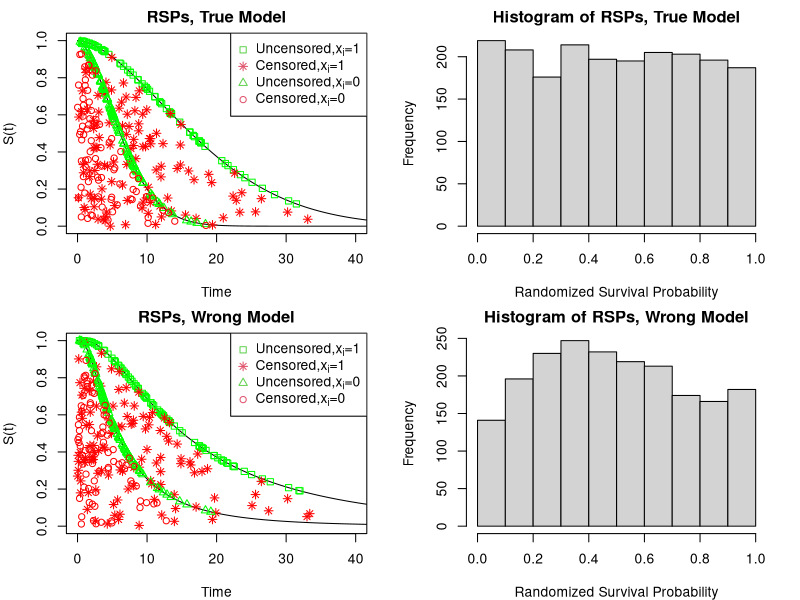
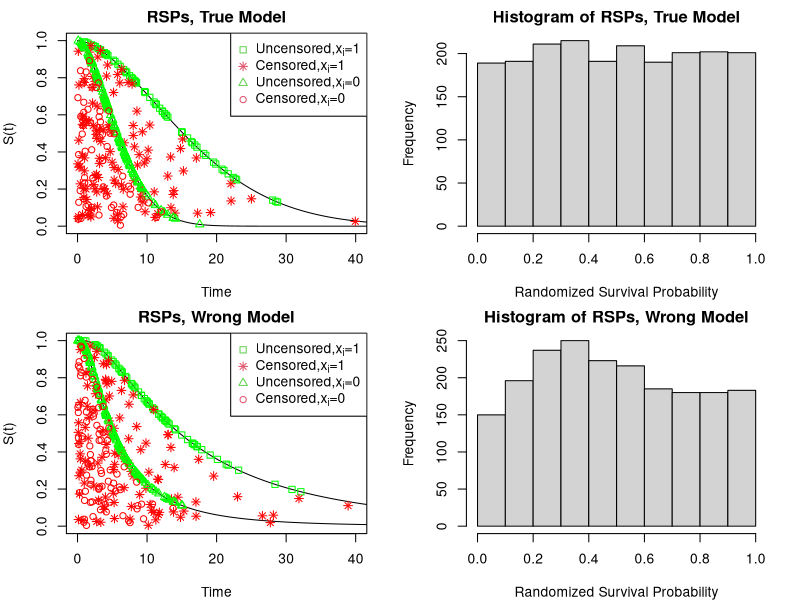
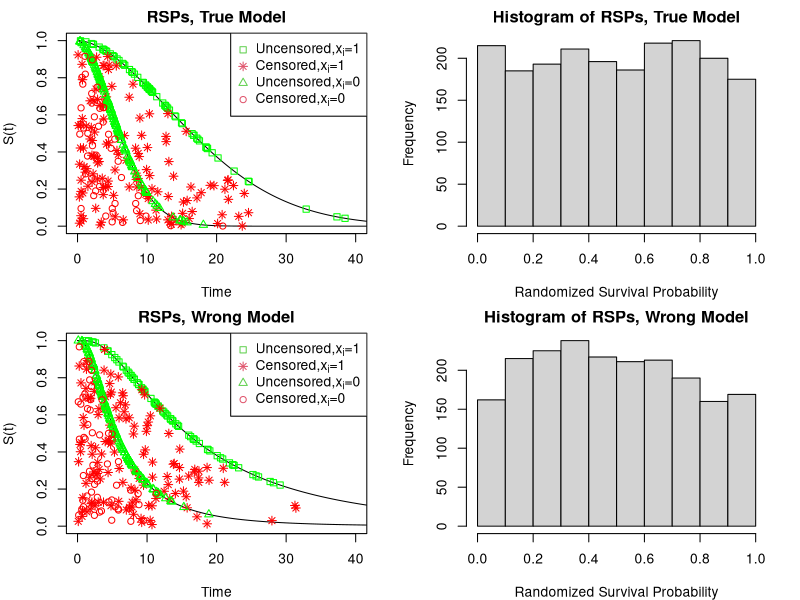
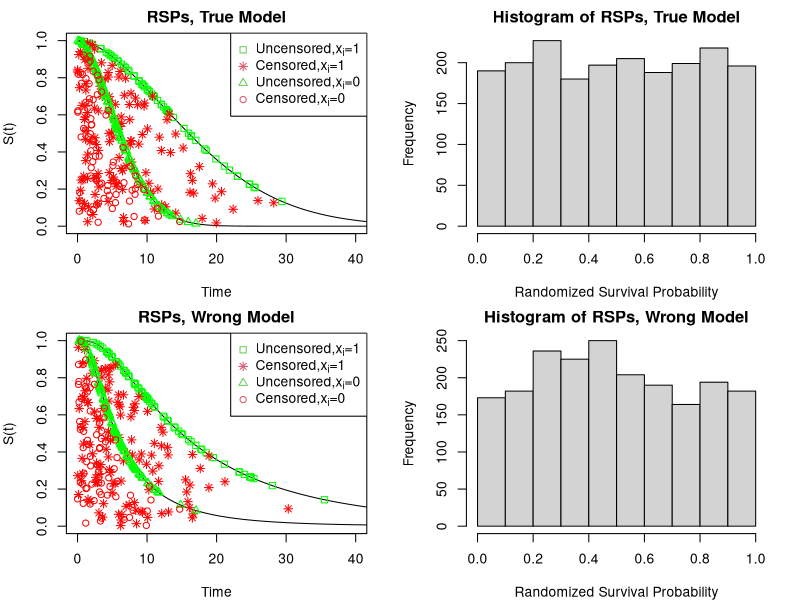
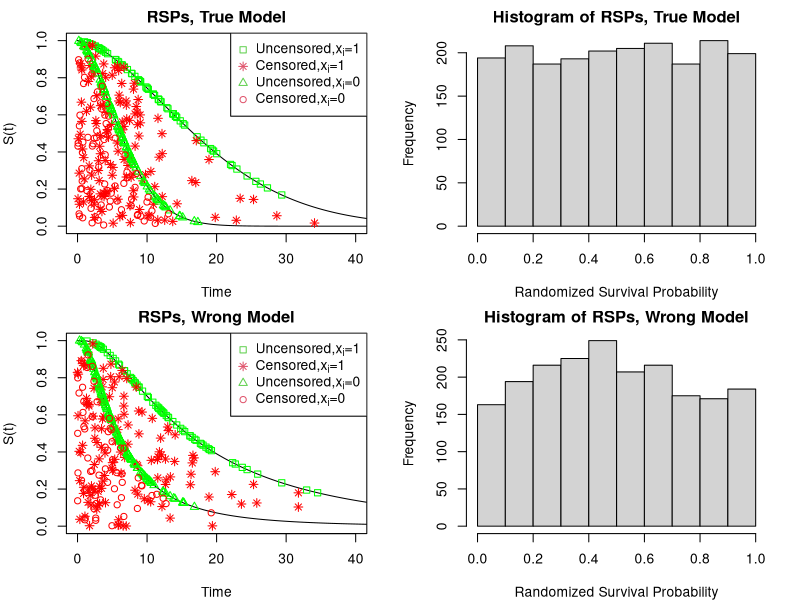
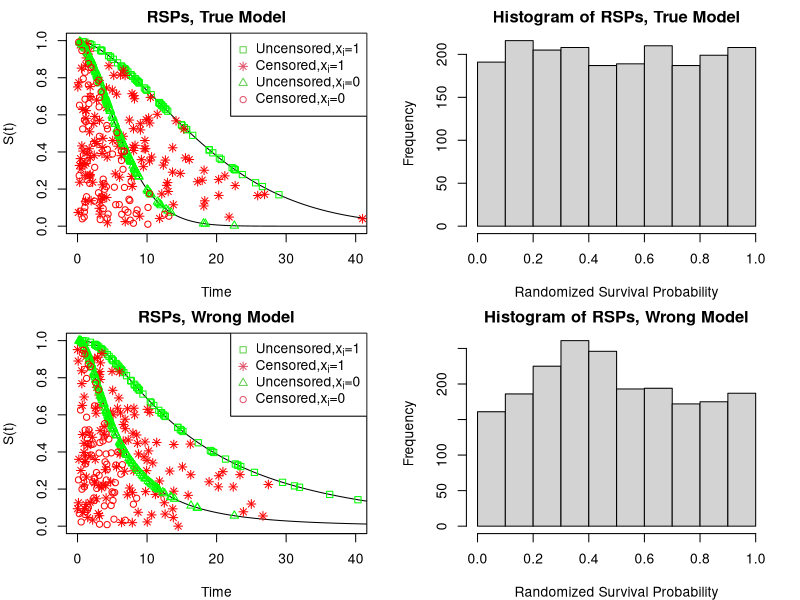
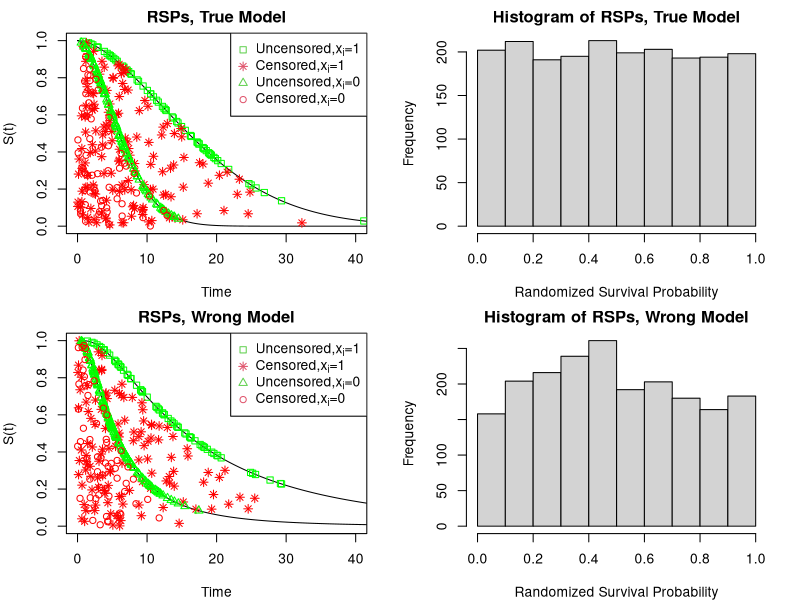
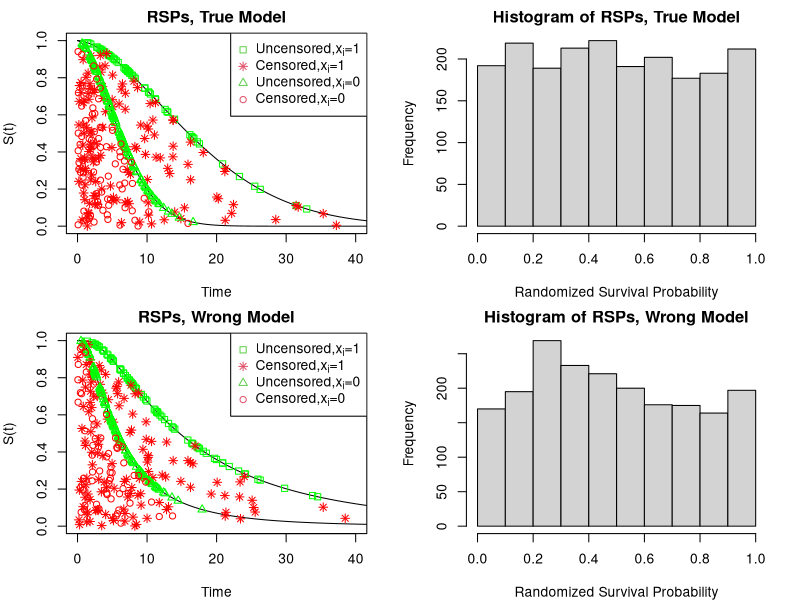

Recreate these plots in R, in order.
## ---- chunk 1
knitr::opts_chunk$set(echo = TRUE)
library("knitr")
#klippy::klippy(position = c('top', 'right'))
nrep <- 50
## ---- chunk 2
#input: survreg_fit is a survreg object
resid_survreg<-function(survreg_fit)
{
  distr<-survreg_fit$dist
  y<- survreg_fit$y
  m <- nrow (y)
  parms<- as.numeric(survreg_fit[["parms"]])
  alpha_hat<-1/survreg_fit$scale
  
  if (distr %in% c("weibull","exponential","logistic","lognormal",
                   "loglogistic","gaussian", "loggaussian","rayleigh"))
  {
    SP<-1-(psurvreg(as.data.frame(as.matrix(y))[,-2], 
                    survreg_fit[["linear.predictors"]], 
                    scale=1/alpha_hat, distribution=distr))
    haz <- dsurvreg(as.data.frame(as.matrix(y))[,-2],
                    survreg_fit[["linear.predictors"]],
                    scale=1/alpha_hat, distribution=distr)/SP
  }else if  (distr %in% "t") 
  {
    SP<-1-(psurvreg(as.data.frame(as.matrix(y))[,-2], 
                    survreg_fit[["linear.predictors"]], 
                    scale=1/alpha_hat, distribution=distr,
                    parms = parms))
    haz <- dsurvreg(as.data.frame(as.matrix(y))[,-2], 
                    survreg_fit[["linear.predictors"]],
                    scale=1/alpha_hat, distribution=distr,
                    parms = parms)/SP
  }else stop ("The distribution is not supported")
  censored <- which(as.data.frame(as.matrix(y))[,-1]==0)
  n.censored <- length(censored)
  # Z-residuals
  RSP <- SP
  RSP[censored] <- RSP[censored]*runif(n.censored)
  zresid <- -qnorm(RSP)
  
  # Unmodified CS residual
  ucs<- -log(SP)
  # Modified CS residual
  MSP<- SP
  MSP[censored] <- SP[censored]/exp(1)
  mcs <- -log(MSP)
  nmsp <- -qnorm (MSP)
  #Martingale Residual
  martg<- as.data.frame(as.matrix(survreg_fit$y))[,-1]- ucs
  #Deviance Residual
  dev<- sign(martg)* sqrt((-2)*(martg+as.data.frame(as.matrix(survreg_fit$y))[,-1]*
                            log(as.data.frame(as.matrix(survreg_fit$y))[,-1]-martg)))
  zresid.sw.pvalue<-shapiro.test(zresid)$p.value
  #hazard function
  haz_fn<- haz
  
  list(RSP=RSP,zresid=zresid,zresid.sw.pvalue=zresid.sw.pvalue,
       ucs=ucs, mcs=mcs,martg=martg, dev=dev, nmsp=nmsp,haz_fn=haz_fn)
}
# outputs:
## RSP --- Randomized Survival Probabilities
## zresid --- Normalized RSP 
## zresid.sw.pvalue --- GOF test p-values by applying SW test to Z-residuals
## ucs --- unmodified CS residuals
## mcs --- modified CS residuals
## nmsp --- normalized modified SP
## martg --- Martingale residuals
## dev --- Deviance residuals
## haz_fn --- hazard function of cs residuals


#input: coxfit_fit is a coxph object
resid_coxph<-function(coxfit_fit)
{
  y<- coxfit_fit$y
  m <- nrow (y)
  mre <- resid(coxfit_fit, type="martingale")
  dre <- resid(coxfit_fit, type="deviance")
  #Unmodified Cox-Snell residual
  ucs <- as.data.frame(as.matrix(y))[,-1] - mre
  #Survival Function
  SP<- exp(-ucs)
  censored <- which(as.data.frame(as.matrix(y))[,-1]==0)
  n.censored <- length(censored)
  #NMSP residual (normal-transformed modified survival prob)
  MSP<- SP
  MSP[censored] <- SP[censored]/exp(1)
  mcs <- -log(MSP)
  nmsp<- -qnorm(MSP)
  #Z-residuals 
  RSP <- SP
  RSP[censored] <- RSP[censored]*runif(n.censored)
  zresid <- -qnorm(RSP)
  zresid.sw.pvalue<-shapiro.test(zresid)$p.value
  list(zresid=zresid,RSP=RSP,zresid.sw.pvalue=zresid.sw.pvalue,
       ucs=ucs,mcs=mcs,nmsp=nmsp)
}
# outputs:
## RSP --- Randomized Survival Probabilities
## zresid --- Normalized RSP 
## zresid.sw.pvalue --- GOF test p-values by applying SW test to Z-residuals
## ucs --- unmodified CS residuals
## mcs --- modified CS residuals
## nmsp --- normalized modified SP
## martg --- Martingale residuals
## dev --- Deviance residuals
## haz_fn --- hazard function of cs residuals

## ---- chunk 3
#simulated data:t from weibull distrbution,c from exponentail distrbutions
set.seed(1) 
rexp2 <- function(n, rate){ if (rate==0) rep(Inf,n) else rexp(n=n, rate = rate)}
simulated_data<- function(n,beta0 , beta1 , alpha, mean.censor)
{   
  x <- rbinom(n, size = 1, p = 0.5)
  t0<- rexp2(n, rate= 1/mean.censor)
  survreg_sim_data <- rsurvreg( n, mean = beta0 + beta1 * x,
                                scale=1/alpha, distribution='weibull')
  t <- pmin(survreg_sim_data, t0)
  d <- as.numeric(t0>= survreg_sim_data )
  data_form<- data.frame(survreg_sim_data,t0,t,d,x) 
  out_r<-list(data_form=data_form, alpha=alpha, beta0=beta0, beta1=beta1)
  return (out_r) 
}
## ---- chunk 4
library("foreach")
library("survival")

n<-2000
beta0<-2
beta1<-1
alpha<-1.7
mean.censor<-14

#nrep is preset to a number
foreach (j = 1:nrep) %do%
{
   # simulating a dataset
   out_r<- simulated_data(n=n,beta0=beta0,beta1=beta1,
                          alpha=alpha, mean.censor=mean.censor)
   simulated_data_random<-out_r$data_form
   
   #checking censoring rate
   table(simulated_data_random$d)
   
   #fit AFT model
   survreg_fit_t <- survreg(Surv(out_r[[1]]$t, 
                                 out_r[[1]]$d) ~ out_r[[1]]$x,dist="weibull")
   survreg_fit_w <- survreg(Surv(out_r[[1]]$t, 
                                 out_r[[1]]$d) ~ out_r[[1]]$x,dist="lognormal")

   # compute residuals 
   true_model <- resid_survreg(survreg_fit_t)
   wrong_model<- resid_survreg(survreg_fit_w)

   rsp.t <- true_model$RSP
   zresid.t<- true_model$zresid
   rsp.w <- wrong_model$RSP 
   zresid.w<- wrong_model$zresid

   t<-seq(0, 50, length=n)
   gp1<- which(out_r[[1]]$x==1&out_r[[1]]$d==1)
   gp2<- which(out_r[[1]]$x==1&out_r[[1]]$d==0)
   gp3<- which(out_r[[1]]$x==0&out_r[[1]]$d==1)
   gp4<- which(out_r[[1]]$x==0&out_r[[1]]$d==0)

   s1.t<-1-(psurvreg(t, mean=sum(survreg_fit_t$coefficients),
                     scale=survreg_fit_t$scale, distribution="weibull"))
   s0.t<-1-(psurvreg(t, mean=survreg_fit_t$coefficients[[1]],
                     scale=survreg_fit_t$scale, distribution="weibull"))

   s1.w<-1-(psurvreg(t, mean=sum(survreg_fit_w$coefficients),
                     scale=survreg_fit_w$scale, distribution="lognormal"))
   s0.w<-1-(psurvreg(t, mean=survreg_fit_w$coefficients[[1]], 
                     scale=survreg_fit_w$scale, distribution="lognormal"))
   
   par(mfrow = c(2,2),mar=c(4,4,2,2))
   
   #The plot of true model
   plot(t, s1.t,type="l", ylab="S(t)",xlab="Time",
        main="RSPs, True Model",ylim=c(0,1.0),xlim=c(0,40))
   lines(t, s0.t)
   ## choose a random sample of observations for display
   sp <- sample(1:n,400)
   s.gp1 <- gp1[which(gp1 %in% sp)]
   s.gp2 <- gp2[which(gp2 %in% sp)]
   s.gp3 <- gp3[which(gp3 %in% sp)]
   s.gp4 <- gp4[which(gp4 %in% sp)]

   points(out_r[[1]]$t[s.gp1], rsp.t[s.gp1],col="green",pch=0)
   points(out_r[[1]]$t[s.gp2],rsp.t[s.gp2],col="red",pch=8)
   points(out_r[[1]]$t[s.gp3],rsp.t[s.gp3],pch=2,col="green")
   points(out_r[[1]]$t[s.gp4],rsp.t[s.gp4],pch=1,col="red")
   legend ("topright", 
           legend = c(expression('Uncensored,x'['i']*"=1"),
                      expression('Censored,x'['i']*'=1'),
                      expression('Uncensored,x'['i']*'=0'),
                      expression('Censored,x'['i']*'=0')),
           pch=c(0,8,2,1), col = c(3,2,3,2))
   hist(rsp.t,xlab="Randomized Survival Probability",main="Histogram of RSPs, True Model")
   
   #The plot of wrong model
   plot(t, s1.w,type="l",ylab="S(t)",xlab="Time",main="RSPs, Wrong Model",
        ylim=c(0,1.0),xlim=c(0,40))
   lines(t, s0.w)
   
   sp <- sample(1:n,400)
   s.gp1 <- gp1[which(gp1 %in% sp)]
   s.gp2 <- gp2[which(gp2 %in% sp)]
   s.gp3 <- gp3[which(gp3 %in% sp)]
   s.gp4 <- gp4[which(gp4 %in% sp)]

   points(out_r[[1]]$t[s.gp1],rsp.w[s.gp1],col="green",pch=0)
   points(out_r[[1]]$t[s.gp2],rsp.w[s.gp2],col="red",pch=8)
   points(out_r[[1]]$t[s.gp3],rsp.w[s.gp3],pch=2,col="green")
   points(out_r[[1]]$t[s.gp4],rsp.w[s.gp4],pch=1,col="red")

   legend ("topright", legend = c(expression('Uncensored,x'['i']*"=1"),
                                  expression('Censored,x'['i']*'=1'),
                                  expression('Uncensored,x'['i']*'=0'),
                                  expression('Censored,x'['i']*'=0')),
           pch=c(0,8,2,1), col = c(3,2,3,2)
          )
   hist(rsp.w,xlab="Randomized Survival Probability",
        main="Histogram of RSPs, Wrong Model")
}
## ---- chunk 5
#simulated data:t from weibull distrbution,c from exponentail distrbutions
set.seed(1) 
rexp2 <- function(n, rate){ if (rate==0) rep(Inf,n) else rexp(n=n, rate = rate)}
simulated_data<- function(n,beta0 , beta1 , alpha, mean.censor)
{   
  x <- rbinom(n, size = 1, p = 0.5)
  t0<- rexp2(n, rate= 1/mean.censor)
  survreg_sim_data <- rsurvreg( n, mean = beta0 + beta1 * x,
                                scale=1/alpha, distribution='weibull')
  t <- pmin(survreg_sim_data, t0)
  d <- as.numeric(t0>= survreg_sim_data )
  data_form<- data.frame(survreg_sim_data,t0,t,d,x) 
  out_r<-list(data_form=data_form, alpha=alpha, beta0=beta0, beta1=beta1)
  return (out_r) 
}
## ---- chunk 6
library("foreach")
library("survival")


n<- 800
beta0<-2
beta1<-1
alpha<-2
mean.censor<-14.6

#nrep is preset to a number
foreach (j = 1:nrep) %do%
{
    # simulating a dataset
    out_r<- simulated_data(n=n,beta0=beta0,beta1=beta1,
                           alpha=alpha, mean.censor=mean.censor)
    simulated_data_random<-out_r$data_form
    #checking censoring rate
    table(simulated_data_random$d)
    
    #fit AFT model 
    true_model <- survreg(Surv(out_r[[1]]$t, out_r[[1]]$d) ~ out_r[[1]]$x,dist="weibull")
    wrong_model <- survreg(Surv(out_r[[1]]$t, out_r[[1]]$d) ~ out_r[[1]]$x,dist="lognormal")
    zresid.t<-resid_survreg(true_model)
    zresid.w<-resid_survreg(wrong_model)
    
    #the cumulative hazard function estimated by Kaplan-Meier method of CS residuals
    km.ucs.t <- survfit(Surv(zresid.t$ucs, out_r[[1]]$d)~1,type='fleming')
    id.ucs.t<-order(zresid.t$ucs)
    km.ucs.w <- survfit(Surv(zresid.w$ucs, out_r[[1]]$d)~1,type='fleming')
    id.ucs.w<-order(zresid.w$ucs)
    #The plot of true model
    par(mfrow = c(2,3),mar=c(4,4,2,2))     
    resid.lim <- c(-1,1) * max(range(abs(zresid.t$zresid),abs(zresid.w$zresid)),5)     
    cs.lim <- c(0,max(6,range(km.ucs.t$cumhaz,km.ucs.w$cumhaz)))
    
    plot(zresid.t$zresid,ylab="Z-residuals",col=out_r[[1]]$d+2,pch=out_r[[1]]$d+1,
         ylim=resid.lim, main="True Model, Z-residuals  plot") 
    legend ("topleft", pch = c(2,1), legend = c("Uncensored", "Censored"),
            col = c(3,2), cex=1)
    
    qqnorm(zresid.t$zresid,xlab="Theoretical Quantiles", ylab="Sample Quantiles",
           main= paste0("True Model, QQ plot, SW p-value=", 
                       sprintf("%4.3f",zresid.t$zresid.sw.pvalue)), 
           xlim=resid.lim, ylim = resid.lim)
    abline(a=0, b=1)
    
    
    plot(km.ucs.t, fun="cumhaz", xlab="Unmodified Cox-Snell Residuals",
         ylab="Cumulative Hazard Function", 
         main="True Model, Cum. Hazard of CS Residuals",
         xlim=c(0,6), ylim = c(0,6))
    abline(a=0, b=1, col="blue", lty=2)
    
    points(km.ucs.t$time, -log(km.ucs.t$surv), col =out_r[[1]]$d[id.ucs.t]+2,
           pch=out_r[[1]]$d[id.ucs.t]+1)
    legend ("topleft", pch = c(2,1), legend = c("Uncensored", "Censored"),
            col = c(3,2), cex=1)
    

    #The plot of wrong model
    
    plot(zresid.w$zresid,ylab="Z-residuals",col=out_r[[1]]$d+2,pch=out_r[[1]]$d+1,
         ylim=resid.lim, main="Wrong Model, Z-residuals plot") 
    legend ("topleft", pch = c(2,1), legend = c("Uncensored", "Censored"),col = c(3,2), cex=1)
    
    qqnorm(zresid.w$zresid,xlab="Theoretical Quantiles", ylab="Sample Quantiles",
           main=paste0("Wrong Model, QQ plot, SW p-value=",
                       sprintf("%4.3f",zresid.w$zresid.sw.pvalue)), 
           xlim=resid.lim, ylim = resid.lim)
    abline(a=0,b=1)
    

    plot(km.ucs.w, fun="cumhaz", xlab=("Unmodified Cox-Snell Residuals"),
         ylab=("Cumulative Hazard Function"),
         main="Wrong Model, Cum. Hazard of CS Residuals",  
         xlim=c(0,6), ylim = c(0,6))
    abline(a=0, b=1, col="blue", lty=2)
    
    points(km.ucs.w$time, -log(km.ucs.w$surv), col =out_r[[1]]$d[id.ucs.w]+2,
           pch=out_r[[1]]$d[id.ucs.w]+1)
    legend ("topleft", pch = c(2,1), legend = c("Uncensored", "Censored"),col = c(3,2), cex=1)
}
## ---- chunk 7
#simulated data:t from weibull distrbution,c from exponentail distrbutions
set.seed(1) 
rexp2 <- function(n, rate){ if (rate==0) rep(Inf,n) else rexp(n=n, rate = rate)}
simulated_data<- function(n, beta0, beta1, alpha, mean.censor)
{
  x <- runif(n,0,(3*pi)/2)
  fx <-  sin(2*x)
  t0<- rexp2(n,rate= 1/mean.censor)
  #gamma is shape
  survreg_sim_data <- rsurvreg( n, mean = beta0 + beta1 * fx,
                                scale=1/alpha, distribution='weibull')
  t <- pmin(survreg_sim_data, t0)
  d <- as.numeric(t0>= survreg_sim_data )
  data_form<- data.frame(survreg_sim_data,t0,t,d,x, fx) 
  out_r<-list(data_form=data_form, alpha=alpha, beta0=beta0, beta1=beta1)
  return (out_r) 
}
## ---- chunk 8
library("foreach")
library("survival")

n<-800
beta0<-2
beta1<-2
alpha<-1.8
mean.censor<-16

#nrep is preset to a number

foreach (j = 1:nrep) %do%
{
    # simulating a dataset
    out_r<- simulated_data(n=n,beta0=beta0,beta1=beta1,
                           alpha=alpha,mean.censor=mean.censor)
    simulated_data_random<-out_r$data_form
    #checking censoring rate
    table(simulated_data_random$d)
    #fit AFT model 
    true_model <- survreg(Surv(out_r[[1]]$t , out_r[[1]]$d) ~ out_r[[1]]$fx,dist="weibull")
    wrong_model <- survreg(Surv(out_r[[1]]$t , out_r[[1]]$d) ~ out_r[[1]]$x,dist="weibull")
    zresid.t<-resid_survreg(true_model)
    zresid.w<-resid_survreg(wrong_model)
    #the cumulative hazard function estimated by Kaplan-Meier method of CS residuals
    km.ucs.t <- survfit(Surv(zresid.t$ucs, out_r[[1]]$d)~1,type='fleming')
    id.ucs.t<-order(zresid.t$ucs)
    km.ucs.w <- survfit(Surv(zresid.w$ucs, out_r[[1]]$d)~1,type='fleming')
    id.ucs.w<-order(zresid.w$ucs)
    
    par(mfrow = c(2,3),mar=c(4,4,2,2))     
    resid.lim <- c(-1,1) * max(range(abs(zresid.t$zresid),abs(zresid.w$zresid)),5)     
    cs.lim <- c(0,max(6,range(km.ucs.t$cumhaz,km.ucs.w$cumhaz)))
    #The plot of true model
    plot(simulated_data_random$x,zresid.t$zresid,xlab="X",ylab="NRSP",col=out_r[[1]]$d+2,
         pch=out_r[[1]]$d+1,main="True Model, Z-residuals plot",ylim=resid.lim) 
    legend ("topleft", pch = c(2,1), legend = c("Uncensored", "Censored"),col = c(3,2), cex=1)
    
    qqnorm(zresid.t$zresid,xlab="Theoretical Quantiles", ylab="Sample Quantiles",
           main=paste0("True Model, QQ plot, SW p-value=", 
                       sprintf("%4.3f",zresid.t$zresid.sw.pvalue)), 
           xlim=resid.lim, ylim = resid.lim);abline(a=0,b=1)
    
    plot(km.ucs.t, fun="cumhaz", xlab="Unmodified Cox-Snell Residuals",
         ylab="Cumulative Hazard Function",
         main="True Model, Cum. Hazard of CS Residuals",
         xlim=c(0,6), ylim = c(0,6))
    abline(0, 1, col="blue", lty=2)
    points(km.ucs.t$time, -log(km.ucs.t$surv), col =out_r[[1]]$d[id.ucs.t]+2,
           pch=out_r[[1]]$d[id.ucs.t]+1)
    legend ("topleft", pch = c(2,1), legend = c("Uncensored", "Censored"),col = c(3,2), cex=1)
    
    #The plot of wrong model
    plot(simulated_data_random$x,zresid.w$zresid,xlab="X",ylab="NRSP",col=out_r[[1]]$d+2,
         pch=out_r[[1]]$d+1,main="Wrong Model, Z-residuals plot",ylim=resid.lim)  
    legend ("topleft", pch = c(2,1), legend = c("Uncensored", "Censored"),col = c(3,2), cex=1)
    
    qqnorm(zresid.w$zresid,xlab="Theoretical Quantiles", ylab="Sample Quantiles",
           main=paste0("Wrong Model, QQ plot, SW p-value=", 
                       sprintf("%4.3f",zresid.w$zresid.sw.pvalue)), 
           xlim=resid.lim, ylim = resid.lim);abline(a=0,b=1)
    
    plot(km.ucs.w, fun="cumhaz", xlab=("Unmodified Cox-Snell Residuals"),
         ylab=("Cumulative Hazard Function"),
         main="Wrong Model, Cum. Hazard of CS Residuals", 
         xlim=c(0,6), ylim = c(0,6))
    abline(0, 1, col="blue", lty=2)
    points(km.ucs.w$time, -log(km.ucs.w$surv), col =out_r[[1]]$d[id.ucs.w]+2,
           pch=out_r[[1]]$d[id.ucs.w]+1)
    legend ("topleft", pch = c(2,1), legend = c("Uncensored", "Censored"),col = c(3,2), cex=1)
}

## ---- chunk 9
library(survival)
real.data <- read.csv("real_data.csv")
real.data$grade <- as.factor(real.data$grade)

#fit three AFT models 
fit_weibull     <- survreg(Surv(real.data$time , real.data$status)~.,
                           data=real.data[,-c(1:3)],dist="weibull")
fit_lognormal   <- survreg(Surv(real.data$time , real.data$status)~.,
                           data=real.data[,-c(1:3)],dist="lognormal")
fit_loglogistic <- survreg(Surv(real.data$time , real.data$status) ~.,
                           data=real.data[,-c(1:3)],dist="loglogistic")

## ---- chunk 10
library("foreach")
#nrep is preset for controlling the number of replications of Z-residuals
foreach (j = 1:nrep) %do%
{
  #compute residuals (including Z-residuals)
  resid.wb<-resid_survreg(fit_weibull)
  resid.ln<-resid_survreg(fit_lognormal)
  resid.ll<-resid_survreg(fit_loglogistic)
  
  #the cumulative hazard function estimated by Kaplan-Meier method of CS residuals
  km.wb <- survfit(Surv(resid.wb$ucs, real.data$status)~1,type='fleming')
  id.wb<-order(resid.wb$ucs)
  km.ln <- survfit(Surv(resid.ln$ucs, real.data$status)~1,type='fleming')
  id.ln<-order(resid.ln$ucs)
  km.ll <- survfit(Surv(resid.ll$ucs, real.data$status)~1,type='fleming')
  id.ll<-order(resid.ll$ucs)
  
  par(mfrow = c(3,3),mar=c(4,4,2,2))
  
  #The plot of Weibull model
  plot(resid.wb$zresid,xlab="Index", ylab="Z-residuals",main="Weibull,Z-residuals plot", 
       col=real.data$status+2, pch=real.data$status+1,ylim=c(-5,5))
  legend ("topleft", pch = c(2,1), legend = c("Uncensored", "Censored"),
          col = c(3,2), cex=1)
  
  qqnorm(resid.wb$zresid,xlab="Theoretical Quantiles",ylab="Sample Quantiles", 
         main=paste0("Weibull, QQ plot, SW p-value=", 
                     sprintf("%4.3f", resid.wb$zresid.sw.pvalue)), 
         xlim=c(-5,5), ylim = c(-5,5))
  abline(a=0,b=1)

  
  plot(km.wb, fun="cumhaz", xlab="Cox-Snell Residuals",
       ylab="Cumulative Hazard Function",
       main="Weibull, Cum. Hazard of CS Residuals",
       ylim= c(0,4),xlim=c(0,4))  
  abline(0, 1, col="blue", lty=2)
  points(km.wb$time,-log(km.wb$surv), col=real.data$status[id.wb]+2,
         pch=real.data$status[id.wb]+1 )
  legend ("topleft", pch = c(2,1), legend = c("Uncensored", "Censored"),
          col = c(3,2), cex=1)
  
  #The plot of Log-normal model
  plot(resid.ln$zresid,xlab="Index",ylab="Z-residuals",main="Log-normal,Z-residuals plot",
       col=real.data$status+2, pch=real.data$status+1,ylim=c(-5,5))
  legend ("topleft", pch = c(2,1), legend = c("Uncensored", "Censored"),
          col = c(3,2), cex=1)
  
  qqnorm(resid.ln$zresid,xlab="Theoretical Quantiles", ylab="Sample Quantiles",
         main=paste0("Log-normal, QQ plot, SW p-value=", 
                     sprintf("%4.3f", resid.ln$zresid.sw.pvalue)), 
         xlim=c(-5,5), ylim = c(-5,5))
  abline(a=0,b=1)

  
  plot(km.ln, fun="cumhaz", xlab=("Cox-Snell Residuals"),
       ylab=("Cumulative Hazard Function"),
       main="Log-normal, Cum. Hazard of CS Residuals",
       ylim= c(0,4),xlim=c(0,4))  
  abline(0, 1, col="blue", lty=2)
  points(km.ln$time, -log(km.ln$surv),col=real.data$status[id.ln]+2,
         pch=real.data$status[id.ln]+1 )
  legend ("topleft", pch = c(2,1), legend = c("Uncensored", "Censored"),
          col = c(3,2), cex=1)
  
  
  #The plot of Log-logistic model
  plot(resid.ll$zresid,xlab="Index",ylab="Z-residuals",main="Log-logistic,Z-residuals plot",
       col=real.data$status+2, pch=real.data$status+1,ylim=c(-5,5))
  legend ("topleft", pch = c(2,1), legend = c("Uncensored", "Censored"),
          col = c(3,2), cex=1)
  
  qqnorm(resid.ll$zresid,xlab="Theoretical Quantiles", ylab="Sample Quantiles",
         main=paste0("Log-logistic, QQ plot, SW p-value=", 
                     sprintf("%4.3f", resid.ll$zresid.sw.pvalue)), 
         xlim=c(-5,5), ylim = c(-5,5))
  abline(a=0,b=1)
  
  plot(km.ll, fun="cumhaz", xlab=("Cox-Snell Residuals"), 
       ylab=("Cumulative Hazard Function"),
       main="Log-logistic, Cum. Hazard of CS Residuals",
       ylim= c(0,4),xlim=c(0,4))   
  abline(0, 1, col="blue", lty=2)
  points(km.ll$time, -log(km.ll$surv), col=real.data$status[id.ll]+2,
         pch=real.data$status[id.ll]+1)
  legend ("topleft", pch = c(2,1), legend = c("Uncensored", "Censored"),
          col = c(3,2), cex=1)
}
